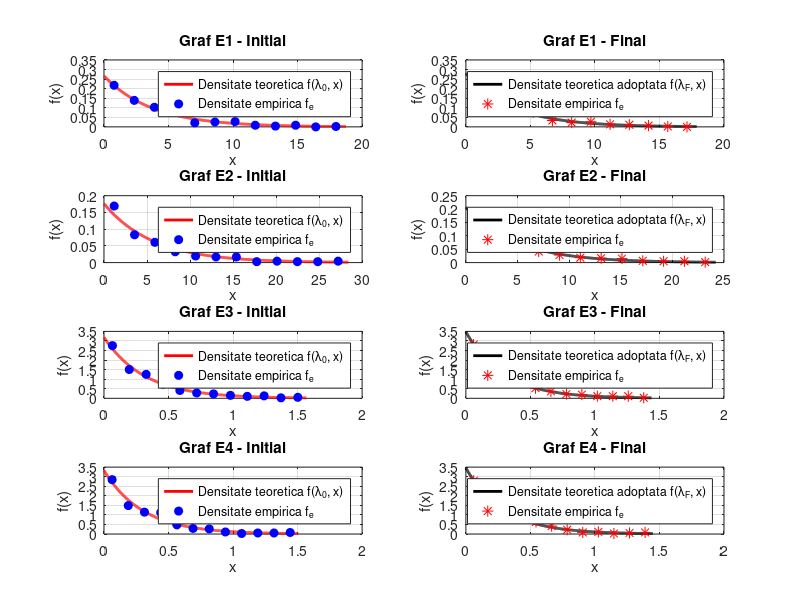

This chart was generated by the following MATLAB code:
E1 = [5.2510 0.6942 3.0679 3.2343 0.4354 4.2765 1.0355 0.6982 2.4589 4.1769 0.7589 0.5122 4.5728 8.6025 2.9609 1.1856 3.4561 0.8558 1.6222 13.2064 9.0320 2.0558 0.2790 7.0581 1.7582 3.6812 0.7388 2.0624 0.0502 1.5556 5.8911 8.9932 7.5516 0.0477 0.1392 0.4948 0.9651 2.0585 10.5843 0.8093 2.7188 2.9908 0.2894 4.9489 6.8339 13.1749 5.2808 0.7916 10.4738 0.4475 3.5959 5.8831 4.3192 8.3362 5.6053 4.0342 1.6316 1.8080 4.2101 9.3376 2.4870 2.1880 1.1007 0.2425 18.5588 6.6565 0.3169 9.0616 3.7922 4.7039 5.9647 3.7532 4.5713 8.8059 7.6099 2.7536 2.3654 3.9044 1.9704 3.9233 0.6726 0.5445 4.9019 12.1315 3.6487 2.7485 4.0275 1.3083 4.3943 5.0642 1.0434 3.1180 1.1319 2.7948 8.3767 2.0102 2.9042 1.4377 4.5699 1.1602 0.4732 12.3936 1.0751 1.3446 0.4865 5.1930 0.6967 0.8175 0.8059 8.5978 1.6698 0.4488 4.4643 4.9367 2.1253 0.6797 1.0975 6.1814 0.5882 1.3367 9.7356 0.2381 2.1645 2.3030 4.1017 1.1370 4.3698 5.6786 6.9012 8.4283 6.2445 0.6421 3.9595 1.0438 0.3713 2.4174 3.0915 5.3848 3.5605 0.0166 4.5495 7.4071 2.4467 1.1308 4.2023 10.0743 0.5212 1.5237 7.0397 1.5749 5.9923 0.3839 0.0727 2.2529 4.8867 2.9158 19.4084 3.4780 2.1665 0.4186 4.8978 1.2038 10.7388 0.9345 1.1651 3.4236 2.0325 3.5360 3.6458 1.1655 0.5718 1.4945 1.6003 1.9529 4.0803 5.3132 1.9862 0.9544 5.7393 1.0783 2.7591 0.0538 3.4921 0.0555 2.3960 1.1948 4.9360 0.1325 0.2751 6.6724 9.5084 5.8032 2.2293 2.7663 4.5902 0.3561 3.8807 2.2465 9.4872 2.9669 1.3496 9.9327 2.0561 2.9145 14.7123 0.9683 2.1521 14.4786 3.9280 1.7599 7.0763 15.4985 1.9844 1.7412 1.8671 3.9881 0.7444 3.4286 0.4612 19.9859 0.7352 3.8798 4.3080 4.4514 5.0749 0.7135 5.0405 3.3031 1.5550 0.3806 0.0752 2.2487 11.7029 0.2875 4.1431 10.9383 5.2080 9.5344 1.8488 2.6130 0.4497 5.7105 1.4398 0.1446 0.6232 1.9068 1.8611 2.5876 1.4799 3.4875 4.9610 2.4109 2.6809 0.1351 8.9087 5.7837 6.1354 0.6981 4.3393 2.1378 0.4234 0.4797 3.2465 9.9472 0.6048 5.2711 10.4866 0.6323 8.5337 6.1987 10.0357 2.0991 0.4781 4.3333 1.5600 5.4710 12.2368 1.6048 2.2535 0.0143 3.1741 0.1835 0.0269 5.8921 0.5074 1.3119 5.4377 1.8646 14.4279 1.2339 2.3637 1.1432 2.3082 0.5244 4.3161 18.9115 6.0882 0.3398 0.4039 0.6352]; 
N1 = length(E1);
E2 = [5.7432 0.6875 1.8156 3.3990 15.0099 0.1448 28.0870 0.0362 5.1916 0.9875 1.1959 0.8070 0.8548 0.4455 0.8895 0.6831 23.6732 8.3617 8.8749 0.2369 5.2632 0.4658 1.5863 5.2380 0.2460 3.6332 10.9019 5.0902 0.7577 6.4937 1.9483 2.7736 2.1902 5.6421 4.1277 3.2260 5.7409 3.7363 0.2999 7.8972 1.9766 2.9289 3.5670 6.9370 2.1248 2.4601 6.7492 2.1254 0.6586 0.5155 0.5944 21.7858 1.7181 1.1526 8.3294 10.3863 0.2455 1.2221 8.4403 1.5903 13.7133 13.6624 5.5103 0.3151 9.6651 1.1104 7.4151 27.9404 2.3275 12.4750 2.5467 1.0964 2.0953 6.5996 1.9031 2.2852 0.4642 0.5789 6.2224 6.0584 1.5092 0.5911 2.1557 6.5569 18.5212 9.8358 0.1765 4.6325 1.2921 4.4780 1.8213 10.0787 2.5093 14.7152 3.7585 0.9515 34.5606 2.5757 15.1177 0.4005 1.0059 1.0843 1.4774 1.9851 1.2325 0.5850 3.6052 8.0240 29.5475 5.3269 3.2937 4.5236 2.7582 13.0635 4.5741 0.1664 7.8673 2.2748 10.1470 6.3598 15.1068 7.6797 4.5617 1.9569 0.5268 14.9553 5.6691 7.2235 0.5801 11.4455 1.6384 0.1727 15.3385 2.6011 3.0897 16.3567 0.9426 1.6877 1.1885 3.1789 0.5565 3.2317 2.4918 4.2921 8.5356 0.0149 7.4548 8.2247 0.3796 6.1311 0.7129 6.1571 4.3949 3.7892 3.3920 3.6989 14.9645 2.8109 2.6739 5.2701 3.3455 4.8709 26.3919 2.4929 1.6978 1.2912 4.2553 7.1819 8.1219 0.6796 2.3583 20.2236 5.2800 0.7033 5.2571 0.8598 0.9165 4.7970 3.9195 0.4474 0.5322 4.7847 2.1056 9.9233 50.5628 2.9219 1.2321 0.9328 12.6452 4.2761 1.9610 4.9459 9.3273 2.1193 4.0863 0.7538 6.8654 2.8081 4.7675 1.3520 3.2659 21.9838 6.0791 1.5648 2.1408 4.3571 16.5246 1.2312 1.2482 1.6646 1.3632 13.8167 1.0673 3.3521 5.5567 2.5390 5.5692 13.8552 16.5220 2.3172 0.3627 0.4126 4.9657 1.3572 3.5029 0.2463 1.7396 0.4505 1.3476 3.1033 11.3820 3.4370 3.8003 8.9827 8.3993 2.6479 1.4978 12.0187 2.0269 15.5174 1.7717 7.6122 18.9702 2.6531 3.6137 24.3407 0.9093 5.4455 7.2914 1.2599 3.9146 1.4219 4.1275 16.7467 3.3645 14.9872 5.6603 9.6533 11.0083 4.1478 2.2304 7.9449 9.0272 2.0522 2.9704 1.3892 5.2486 29.5351 12.2619 13.1060 1.5032 1.2755 3.9746 5.8861 1.6498 11.9348 5.5639 0.9885 0.1932 4.8597 3.4669 18.9908 28.7763 1.9015 9.6027 2.2887 1.6753 8.1717 6.3225 6.8495 4.9349 13.3168 5.6241 1.0761 10.7169 10.7035 1.2806 1.1061 0.8364 2.3310]; 
N2 = length(E2);
E3 = [0.0435 0.1142 0.3496 0.3757 0.1563 0.4100 0.3616 0.3803 0.0330 0.0263 0.2025 0.2160 0.0391 0.1486 0.5929 0.6743 0.5875 0.0112 0.2185 0.1417 0.2853 0.0719 0.1141 0.1050 0.6610 0.0204 0.3474 0.0072 0.2039 0.2054 0.6561 0.1359 0.3374 0.0049 0.0072 0.0166 1.1190 0.3105 0.8500 0.5738 0.0220 0.3353 0.3383 0.2250 0.1107 0.3227 0.4283 0.0484 0.0385 0.0432 0.5364 0.4622 0.2541 0.9439 0.1435 0.7326 0.1694 0.1285 0.2012 0.8169 0.0408 0.3404 0.0151 0.0290 0.0136 0.4373 0.4795 0.2110 0.1923 0.9462 0.9781 0.0829 0.2330 0.1184 0.1586 0.1956 0.0137 0.2781 0.0660 0.0006 0.1439 0.4251 0.0417 0.8821 0.4954 0.0227 0.2439 0.0752 0.4107 0.0035 0.1566 0.2663 0.0206 0.3084 0.1642 0.5285 0.1574 0.1790 0.1661 0.3230 0.5043 0.1849 0.0691 0.3062 0.2258 0.0359 0.0579 0.0426 0.0166 0.3902 0.9308 0.5645 0.6424 0.1139 1.2750 0.0677 0.4274 0.0290 0.4047 0.0149 0.3205 0.0711 0.7250 0.1240 0.4024 0.0662 0.0372 1.1608 0.1244 0.1017 0.2582 0.5213 0.0824 0.5630 0.2845 0.0391 0.0336 0.2180 0.3225 0.3305 0.0761 0.0283 0.0302 0.2988 0.0869 0.2483 0.1119 0.0897 0.5801 0.1244 0.5984 0.1215 0.1253 1.1741 0.3653 0.6416 0.1630 0.1500 0.0720 0.1044 0.0185 0.2240 0.1866 0.2320 0.1149 0.5487 0.3797 0.1747 0.2808 0.6741 0.0502 0.2269 0.2942 0.4680 0.1697 0.2314 0.2093 0.2082 0.3464 0.6715 0.3552 0.8349 0.6066 0.4206 0.5906 0.0377 0.6662 0.0215 0.0533 0.2369 0.5065 0.4228 0.0607 0.2661 0.3757 0.0383 0.0431 0.0617 0.9668 0.1167 0.0554 0.4113 0.8118 0.1564 1.0390 0.1908 0.4605 0.1206 1.2168 0.0513 0.4701 0.0831 0.4416 0.8075 0.2589 0.1612 0.0091 0.1172 0.2814 0.8932 0.1379 0.7277 0.3518 0.1534 0.2805 0.0207 0.0116 0.2220 0.0118 0.8051 0.5031 1.9685 0.0413 0.0462 1.1935 1.5065 0.3441 0.0674 0.1940 0.0129 0.6824 0.0605 0.1145 0.0637 0.0760 0.2517 0.0864 0.0289 0.6037 0.0600 0.3582 0.4001 0.0587 0.4428 0.4775 0.0690 0.3643 0.2999 1.2044 0.1595 0.1977 1.2224 0.2924 0.3260 0.6589 0.1994 0.0373 0.0085 0.0960 0.1949 0.0001 0.3258 0.3091 1.3845 1.4970 0.4814 0.0835 0.0713 0.3295 0.8787 0.5002 0.1652 0.0241 0.3051 0.4288 0.6172 0.0379 0.2239 0.3304 0.3467 0.1037 0.2889 0.3393 0.2080 1.0454 0.0754 0.1060 0.0771 0.4201 0.3627]; 
N3 = length(E3);
E4 = [0.1568 0.9780 0.1023 0.0053 0.1188 0.0992 0.1838 0.0177 0.7930 0.0299 0.2403 0.3701 0.0514 1.2255 0.5180 0.2539 0.0459 0.1091 0.0470 0.3027 0.7932 1.1872 0.2241 0.2330 0.0805 0.0683 0.1059 0.0876 0.3707 0.1790 0.0728 0.6122 0.1744 0.0183 0.2796 0.4520 0.0230 0.5805 0.0025 0.1097 0.2141 0.4281 0.6990 0.6804 0.0984 0.3617 0.3338 0.3009 0.0613 0.1616 0.5950 0.8105 0.4739 0.8112 0.5830 0.5714 0.4098 0.1565 0.0908 0.2249 0.1275 0.3963 0.4143 0.3226 0.3976 0.2983 0.2684 0.4931 0.0287 0.0665 0.0167 0.0630 0.4866 0.1705 0.2071 0.0839 0.0442 0.3368 0.0682 0.1152 0.1217 0.4852 0.6728 0.4109 0.6956 0.3215 0.0121 0.4999 0.4257 0.1080 0.6498 0.0565 0.0902 0.0707 0.0356 0.0407 1.4006 0.1978 0.0843 0.8536 0.4776 0.2649 0.2577 0.0396 0.4416 0.7006 0.4857 0.4575 0.8525 0.1348 0.2171 0.1279 0.2392 0.4257 0.2175 0.0263 0.0955 0.2355 0.0384 0.0293 0.2651 0.3771 0.3665 0.4581 0.4877 0.3441 0.4246 0.0049 0.2388 0.1246 0.6291 0.2739 0.6160 0.3074 0.1739 0.0568 0.0321 0.6522 0.1951 0.3186 0.4025 0.0972 0.0084 0.3473 0.2295 0.0771 0.1260 0.4505 0.1575 0.4212 0.6849 0.0925 0.1497 0.2227 0.1216 0.2745 0.5850 0.0159 1.2936 0.1876 0.0016 0.6011 0.2299 0.3008 0.0215 0.2391 0.1188 0.3406 0.3538 0.0221 0.1085 0.0632 0.2413 0.1907 0.1063 0.1363 0.4679 0.4053 0.2470 0.0146 0.1469 0.1296 0.0200 0.0007 0.2939 0.0899 0.2710 0.1328 0.7944 0.1272 0.4232 0.4885 0.4546 0.0105 0.0812 0.1172 0.0060 0.1244 0.5346 0.2243 0.2530 0.2548 0.0179 0.1757 0.6163 0.0116 0.1693 0.0858 0.1809 0.1232 0.0634 0.5113 0.4668 0.1756 0.5995 0.1386 0.1053 0.6574 0.2915 0.5205 0.4267 0.1273 0.0912 0.3488 0.1733 0.5927 0.4691 0.9916 0.6037 0.0776 0.9340 0.7949 0.2811 1.4956 0.5929 0.0063 0.2053 0.0297 0.0091 0.7071 1.7510 1.4323 0.0092 0.3438 0.2731 0.2831 0.5333 0.2538 0.1244 0.2717 0.2942 0.4945 0.0506 0.0208 0.3875 0.0101 0.0399 0.0660 0.1479 0.0607 1.0269 0.1769 0.0026 0.4583 0.7552 0.4766 0.3807 0.1964 0.4096 0.1160 0.2797 0.0562 0.4681 0.0664 0.0645 0.4600 0.1043 0.1380 0.0811 0.0952 0.0009 0.0878 0.0426 0.3537 0.0711 0.0101 0.4847 0.2900 0.0012 0.1655 1.3437 0.0144 0.9777 0.0108 0.2953 0.0543 0.0402 0.2459 0.8090 0.2399]; 
N4 = length(E4);
k = 12;
figure('Name', 'Grafice Etapa 1 - MSP', 'NumberTitle', 'off');
E1 = sort(E1);
ma1 = mean(E1);
lam0_1 = 1 / ma1;
v0_1 = 5 / lam0_1;
d0_1 = v0_1 / 1000;
z0_1 = 0:d0_1:v0_1;
f0_1 = lam0_1 * exp(-lam0_1 * z0_1);
D0_1 = v0_1 / k;
x0_1 = D0_1:D0_1:v0_1;
n0_1 = zeros(1, k);
for i = 1:N1
    j = ceil(E1(i) / D0_1);
    if j >= 1 && j <= k
        n0_1(j) = n0_1(j) + 1;
    end
end
y0_1 = x0_1 - D0_1 / 2;
fe0_1 = n0_1 / (N1 * D0_1);
subplot(4, 2, 1);
plot(z0_1, f0_1, 'r-', 'LineWidth', 2); hold on;
plot(y0_1, fe0_1, 'bo', 'MarkerFaceColor', 'b', 'MarkerSize', 6);
grid on;
title('Graf E1 - Initial');
xlabel('x'); ylabel('f(x)');
legend('Densitate teoretica f(\lambda_0, x)', 'Densitate empirica f_e');
st1 = 0.5 * lam0_1;
dr1 = 1.5 * lam0_1;
pc1 = (dr1 - st1) / 1000;
Spdm1 = 1e9;
lamF1 = lam0_1;
for lam = st1:pc1:dr1
    D = (5 / lam) / k;
    x = D:D:(5 / lam);
    n = zeros(1, k);
    for i = 1:N1
        j = ceil(E1(i) / D);
        if j >= 1 && j <= k
            n(j) = n(j) + 1;
        end
    end
    y = x - D / 2;
    fe = n / (N1 * D);
    f = lam * exp(-lam * y);
    spd = sum((f - fe).^2);
    if spd < Spdm1
        Spdm1 = spd;
        lamF1 = lam;
    end
end
vF1 = 5 / lamF1;
dF1 = vF1 / 1000;
zF1 = 0:dF1:vF1;
fF1 = lamF1 * exp(-lamF1 * zF1);
DF1 = vF1 / k;
xF1 = DF1:DF1:vF1;
nF1 = zeros(1, k);
for i = 1:N1
    j = ceil(E1(i) / DF1);
    if j >= 1 && j <= k
        nF1(j) = nF1(j) + 1;
    end
end
yF1 = xF1 - DF1 / 2;
feF1 = nF1 / (N1 * DF1);
subplot(4, 2, 2);
plot(zF1, fF1, 'k-', 'LineWidth', 2); hold on;
plot(yF1, feF1, 'r*', 'MarkerSize', 8);
grid on;
title('Graf E1 - Final');
xlabel('x'); ylabel('f(x)');
legend('Densitate teoretica adoptata f(\lambda_F, x)', 'Densitate empirica f_e');
E2 = sort(E2);
ma2 = mean(E2);
lam0_2 = 1 / ma2;
v0_2 = 5 / lam0_2;
d0_2 = v0_2 / 1000;
z0_2 = 0:d0_2:v0_2;
f0_2 = lam0_2 * exp(-lam0_2 * z0_2);
D0_2 = v0_2 / k;
x0_2 = D0_2:D0_2:v0_2;
n0_2 = zeros(1, k);
for i = 1:N2
    j = ceil(E2(i) / D0_2);
    if j >= 1 && j <= k
        n0_2(j) = n0_2(j) + 1;
    end
end
y0_2 = x0_2 - D0_2 / 2;
fe0_2 = n0_2 / (N2 * D0_2);
subplot(4, 2, 3);
plot(z0_2, f0_2, 'r-', 'LineWidth', 2); hold on;
plot(y0_2, fe0_2, 'bo', 'MarkerFaceColor', 'b', 'MarkerSize', 6);
grid on;
title('Graf E2 - Initial');
xlabel('x'); ylabel('f(x)');
legend('Densitate teoretica f(\lambda_0, x)', 'Densitate empirica f_e');
st2 = 0.5 * lam0_2;
dr2 = 1.5 * lam0_2;
pc2 = (dr2 - st2) / 1000;
Spdm2 = 1e9;
lamF2 = lam0_2;
for lam = st2:pc2:dr2
    D = (5 / lam) / k;
    x = D:D:(5 / lam);
    n = zeros(1, k);
    for i = 1:N2
        j = ceil(E2(i) / D);
        if j >= 1 && j <= k
            n(j) = n(j) + 1;
        end
    end
    y = x - D / 2;
    fe = n / (N2 * D);
    f = lam * exp(-lam * y);
    spd = sum((f - fe).^2);
    if spd < Spdm2
        Spdm2 = spd;
        lamF2 = lam;
    end
end
vF2 = 5 / lamF2;
dF2 = vF2 / 1000;
zF2 = 0:dF2:vF2;
fF2 = lamF2 * exp(-lamF2 * zF2);
DF2 = vF2 / k;
xF2 = DF2:DF2:vF2;
nF2 = zeros(1, k);
for i = 1:N2
    j = ceil(E2(i) / DF2);
    if j >= 1 && j <= k
        nF2(j) = nF2(j) + 1;
    end
end
yF2 = xF2 - DF2 / 2;
feF2 = nF2 / (N2 * DF2);
subplot(4, 2, 4);
plot(zF2, fF2, 'k-', 'LineWidth', 2); hold on;
plot(yF2, feF2, 'r*', 'MarkerSize', 8);
grid on;
title('Graf E2 - Final');
xlabel('x'); ylabel('f(x)');
legend('Densitate teoretica adoptata f(\lambda_F, x)', 'Densitate empirica f_e');
E3 = sort(E3);
ma3 = mean(E3);
lam0_3 = 1 / ma3;
v0_3 = 5 / lam0_3;
d0_3 = v0_3 / 1000;
z0_3 = 0:d0_3:v0_3;
f0_3 = lam0_3 * exp(-lam0_3 * z0_3);
D0_3 = v0_3 / k;
x0_3 = D0_3:D0_3:v0_3;
n0_3 = zeros(1, k);
for i = 1:N3
    j = ceil(E3(i) / D0_3);
    if j >= 1 && j <= k
        n0_3(j) = n0_3(j) + 1;
    end
end
y0_3 = x0_3 - D0_3 / 2;
fe0_3 = n0_3 / (N3 * D0_3);
subplot(4, 2, 5);
plot(z0_3, f0_3, 'r-', 'LineWidth', 2); hold on;
plot(y0_3, fe0_3, 'bo', 'MarkerFaceColor', 'b', 'MarkerSize', 6);
grid on;
title('Graf E3 - Initial');
xlabel('x'); ylabel('f(x)');
legend('Densitate teoretica f(\lambda_0, x)', 'Densitate empirica f_e');
st3 = 0.5 * lam0_3;
dr3 = 1.5 * lam0_3;
pc3 = (dr3 - st3) / 1000;
Spdm3 = 1e9;
lamF3 = lam0_3;
for lam = st3:pc3:dr3
    D = (5 / lam) / k;
    x = D:D:(5 / lam);
    n = zeros(1, k);
    for i = 1:N3
        j = ceil(E3(i) / D);
        if j >= 1 && j <= k
            n(j) = n(j) + 1;
        end
    end
    y = x - D / 2;
    fe = n / (N3 * D);
    f = lam * exp(-lam * y);
    spd = sum((f - fe).^2);
    if spd < Spdm3
        Spdm3 = spd;
        lamF3 = lam;
    end
end
vF3 = 5 / lamF3;
dF3 = vF3 / 1000;
zF3 = 0:dF3:vF3;
fF3 = lamF3 * exp(-lamF3 * zF3);
DF3 = vF3 / k;
xF3 = DF3:DF3:vF3;
nF3 = zeros(1, k);
for i = 1:N3
    j = ceil(E3(i) / DF3);
    if j >= 1 && j <= k
        nF3(j) = nF3(j) + 1;
    end
end
yF3 = xF3 - DF3 / 2;
feF3 = nF3 / (N3 * DF3);
subplot(4, 2, 6);
plot(zF3, fF3, 'k-', 'LineWidth', 2); hold on;
plot(yF3, feF3, 'r*', 'MarkerSize', 8);
grid on;
title('Graf E3 - Final');
xlabel('x'); ylabel('f(x)');
legend('Densitate teoretica adoptata f(\lambda_F, x)', 'Densitate empirica f_e');
E4 = sort(E4);
ma4 = mean(E4);
lam0_4 = 1 / ma4;
v0_4 = 5 / lam0_4;
d0_4 = v0_4 / 1000;
z0_4 = 0:d0_4:v0_4;
f0_4 = lam0_4 * exp(-lam0_4 * z0_4);
D0_4 = v0_4 / k;
x0_4 = D0_4:D0_4:v0_4;
n0_4 = zeros(1, k);
for i = 1:N4
    j = ceil(E4(i) / D0_4);
    if j >= 1 && j <= k
        n0_4(j) = n0_4(j) + 1;
    end
end
y0_4 = x0_4 - D0_4 / 2;
fe0_4 = n0_4 / (N4 * D0_4);
subplot(4, 2, 7);
plot(z0_4, f0_4, 'r-', 'LineWidth', 2); hold on;
plot(y0_4, fe0_4, 'bo', 'MarkerFaceColor', 'b', 'MarkerSize', 6);
grid on;
title('Graf E4 - Initial');
xlabel('x'); ylabel('f(x)');
legend('Densitate teoretica f(\lambda_0, x)', 'Densitate empirica f_e');
st4 = 0.5 * lam0_4;
dr4 = 1.5 * lam0_4;
pc4 = (dr4 - st4) / 1000;
Spdm4 = 1e9;
lamF4 = lam0_4;
for lam = st4:pc4:dr4
    D = (5 / lam) / k;
    x = D:D:(5 / lam);
    n = zeros(1, k);
    for i = 1:N4
        j = ceil(E4(i) / D);
        if j >= 1 && j <= k
            n(j) = n(j) + 1;
        end
    end
    y = x - D / 2;
    fe = n / (N4 * D);
    f = lam * exp(-lam * y);
    spd = sum((f - fe).^2);
    if spd < Spdm4
        Spdm4 = spd;
        lamF4 = lam;
    end
end
vF4 = 5 / lamF4;
dF4 = vF4 / 1000;
zF4 = 0:dF4:vF4;
fF4 = lamF4 * exp(-lamF4 * zF4);
DF4 = vF4 / k;
xF4 = DF4:DF4:vF4;
nF4 = zeros(1, k);
for i = 1:N4
    j = ceil(E4(i) / DF4);
    if j >= 1 && j <= k
        nF4(j) = nF4(j) + 1;
    end
end
yF4 = xF4 - DF4 / 2;
feF4 = nF4 / (N4 * DF4);
subplot(4, 2, 8);
plot(zF4, fF4, 'k-', 'LineWidth', 2); hold on;
plot(yF4, feF4, 'r*', 'MarkerSize', 8);
grid on;
title('Graf E4 - Final');
xlabel('x'); ylabel('f(x)');
legend('Densitate teoretica adoptata f(\lambda_F, x)', 'Densitate empirica f_e');
fprintf('====================================================\n');
fprintf('Eșantion E1 (TfA):\n');
fprintf('  ma = %.4f | v_prelim = %.4f | k = %d\n', ma1, v0_1, k);
fprintf('  n (repartizare) = [%s]\n', num2str(n0_1));
fprintf('  lambda_0 = %.4f | [st, dr] = [%.4f, %.4f]\n', lam0_1, st1, dr1);
fprintf('  lambda_F = %.4f | Fc(lambda_F) = %.6f\n\n', lamF1, Spdm1);
fprintf('Eșantion E2 (TfB):\n');
fprintf('  ma = %.4f | v_prelim = %.4f | k = %d\n', ma2, v0_2, k);
fprintf('  n (repartizare) = [%s]\n', num2str(n0_2));
fprintf('  lambda_0 = %.4f | [st, dr] = [%.4f, %.4f]\n', lam0_2, st2, dr2);
fprintf('  lambda_F = %.4f | Fc(lambda_F) = %.6f\n\n', lamF2, Spdm2);
fprintf('Eșantion E3 (TrA):\n');
fprintf('  ma = %.4f | v_prelim = %.4f | k = %d\n', ma3, v0_3, k);
fprintf('  n (repartizare) = [%s]\n', num2str(n0_3));
fprintf('  lambda_0 = %.4f | [st, dr] = [%.4f, %.4f]\n', lam0_3, st3, dr3);
fprintf('  lambda_F = %.4f | Fc(lambda_F) = %.6f\n\n', lamF3, Spdm3);
fprintf('Eșantion E4 (TrB):\n');
fprintf('  ma = %.4f | v_prelim = %.4f | k = %d\n', ma4, v0_4, k);
fprintf('  n (repartizare) = [%s]\n', num2str(n0_4));
fprintf('  lambda_0 = %.4f | [st, dr] = [%.4f, %.4f]\n', lam0_4, st4, dr4);
fprintf('  lambda_F = %.4f | Fc(lambda_F) = %.6f\n', lamF4, Spdm4);
fprintf('  lambda_A = %.4f\n', lamF1);
fprintf('  lambda_B = %.4f\n', lamF2);
fprintf('  mu_A     = %.4f\n', lamF3);
fprintf('  mu_B     = %.4f\n', lamF4);
fprintf('====================================================\n');
